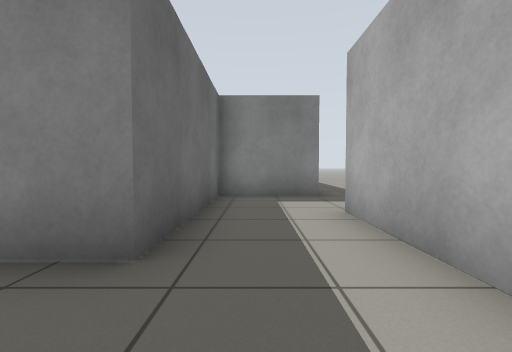
View 1 (above)

24 first-person views from a walk through a Gazebo world. The camera is 0.72 m above the floor, tilts 2° down and sees 90° across. The floor is counted in squares, 1 m on a side. Each view is taken from the middle of a square. On the plan, view 1 faces up. The plan holds only what a view shows up to about 9 squares ahead; the rest is blank.

View 2
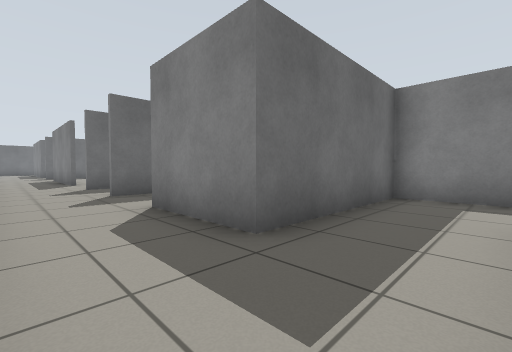

View 3
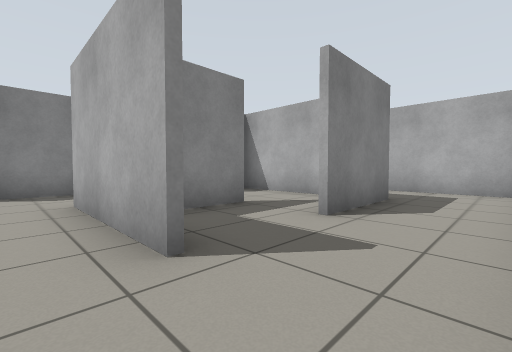

View 4
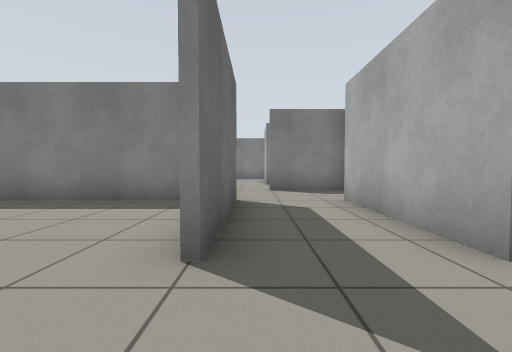

View 5
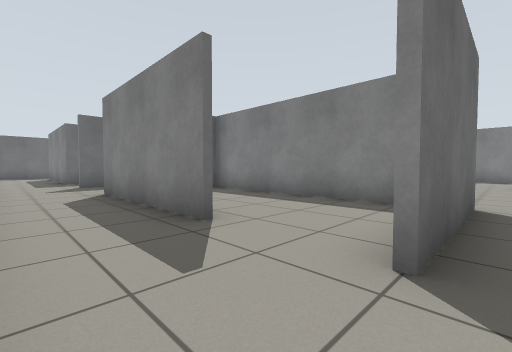

View 6
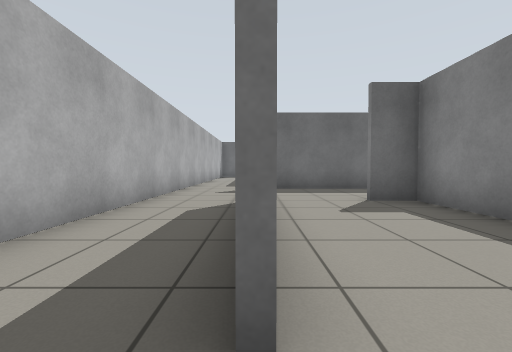

View 7
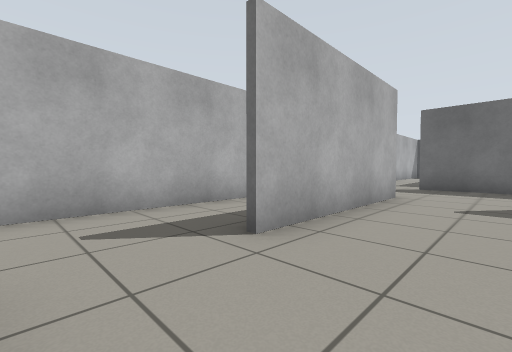

View 8
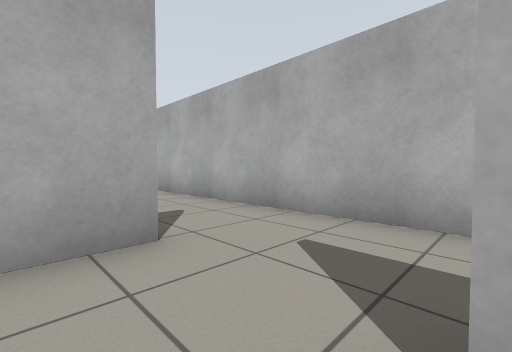

View 9
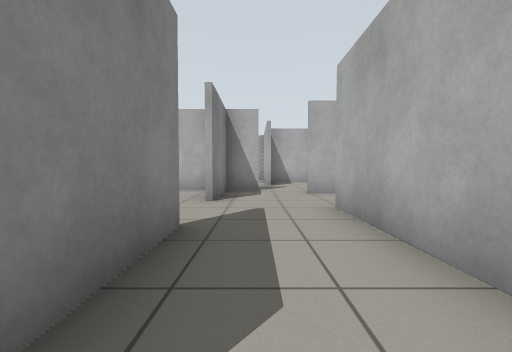

View 10
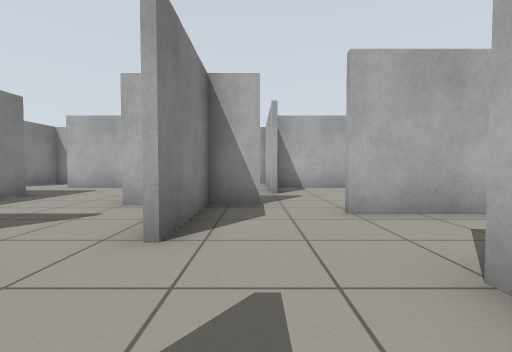

View 11
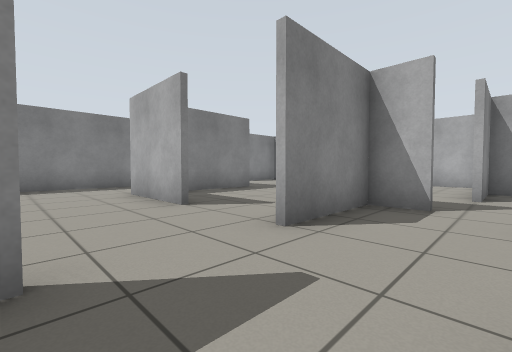

View 12
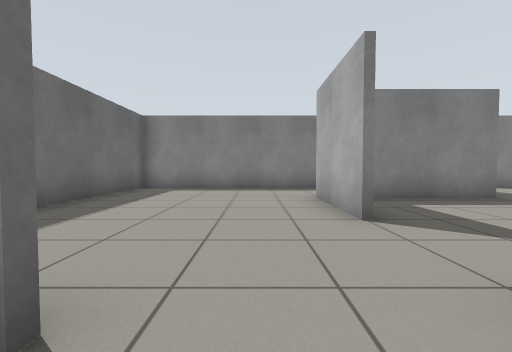

View 13
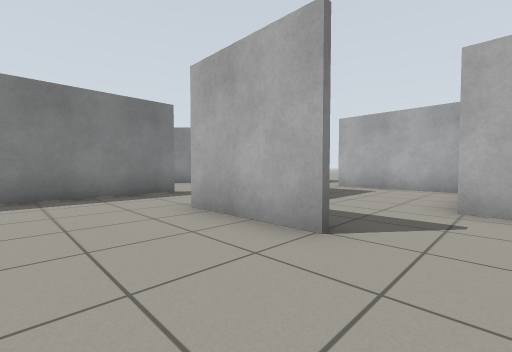

View 14
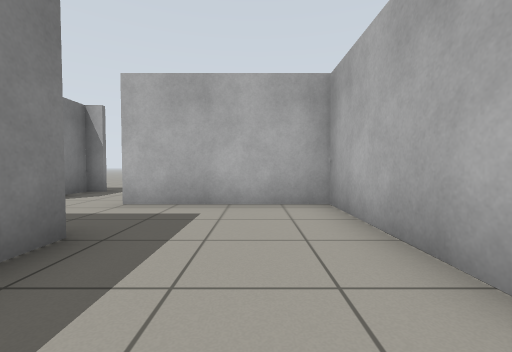

View 15
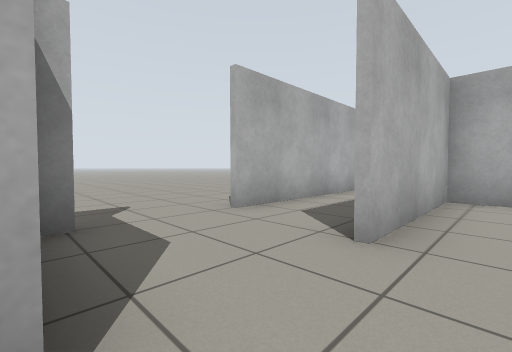

View 16
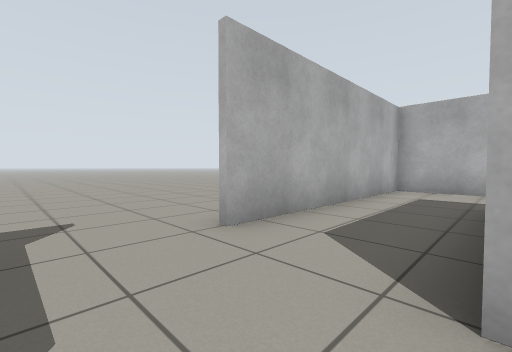

View 17
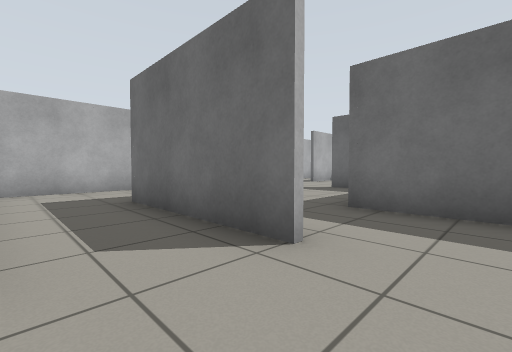

View 18
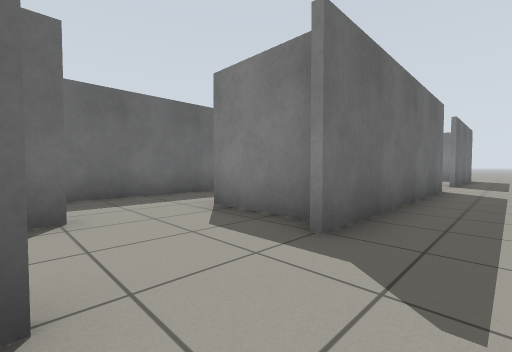

View 19
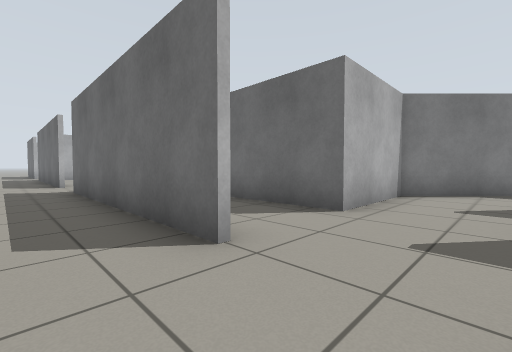

View 20
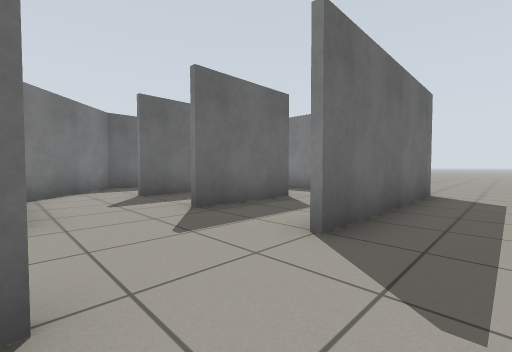

View 21
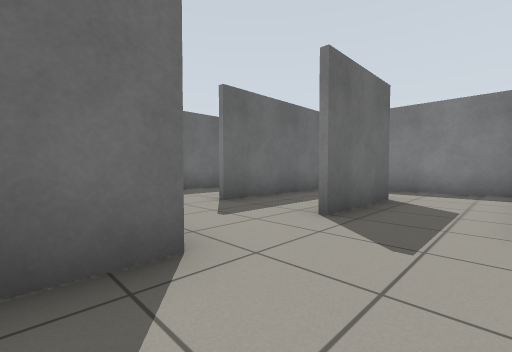

View 22
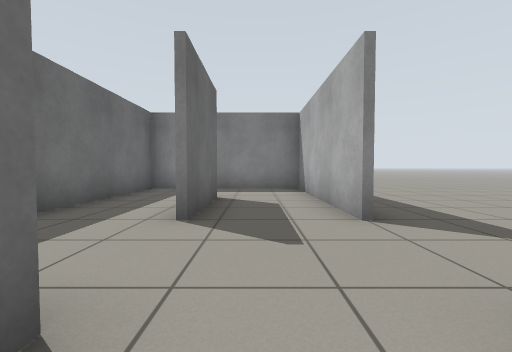

View 23
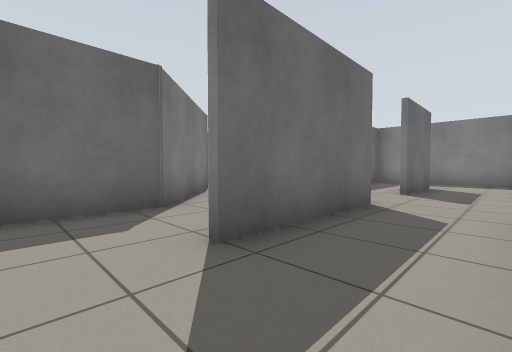

View 24
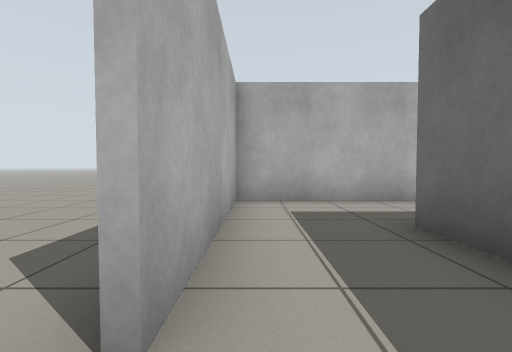

### Floor plan
Ten units are one square. View 1 is at (0, 0); x grows to the right and y downward. Boxes are objects, and circles mark ways between rooms. Rooms are numbered by the first view taken in them; rooms with no view inside come last. Other rooms are left out.
<svg viewBox="-195 -301 230 310">
<path fill="none" stroke="#000" d="M-59 -30 -59 -19M-66 4 14 4 14 -41M-9 -65 -9 -19 -36 -19M16 -64 -10 -64M-116 -56 -84 -56 -84 -19M-99 -79 -121 -79M-51 -69 -51 -79 -76 -79M-61 -19 -61 -56M-76 4 -66 4M-109 -19 -156 -19M-190 4 -76 4M-156 -21 -109 -21M-95 -54 -154 -54M-86 -19 -86 -31M-184 -58 -184 -19M-76 -104 -76 -131M-64 -159 -129 -159 -129 -115M-46 -96 -11 -96 -11 -136M-34 -129 -64 -129M-51 -85 -51 -96M-74 -111 -74 -106M-34 -166 -34 -129M-9 -136 -9 -94M-29 -66 14 -66 14 -131M14 -159 -11 -159M16 -131 16 -126M16 -221 16 -154M16 -296 16 -244M-9 -221 -9 -184M14 -244 14 -294 -15 -294M-9 -271 -9 -244M-40 -221 -9 -221M-15 -294 -34 -294 -34 -244M-11 -45 -11 -65M-10 -64 -31 -64M-34 -39 -49 -39M-11 -35 -11 -45"/>
<circle cx="-60" cy="-5" r="3" fill="#2a7"/>
<circle cx="20" cy="-50" r="3" fill="#2a7"/>
<circle cx="-45" cy="-20" r="3" fill="#2a7"/>
<circle cx="-80" cy="-5" r="3" fill="#2a7"/>
<circle cx="-85" cy="-80" r="3" fill="#2a7"/>
<circle cx="-55" cy="-60" r="3" fill="#2a7"/>
<circle cx="-165" cy="-20" r="3" fill="#2a7"/>
<circle cx="-95" cy="-20" r="3" fill="#2a7"/>
<circle cx="-70" cy="-95" r="3" fill="#2a7"/>
<circle cx="-20" cy="-130" r="3" fill="#2a7"/>
<circle cx="-10" cy="-145" r="3" fill="#2a7"/>
<circle cx="20" cy="-145" r="3" fill="#2a7"/>
<circle cx="-40" cy="-60" r="3" fill="#2a7"/>
<circle cx="20" cy="-235" r="3" fill="#2a7"/>
<circle cx="-10" cy="-235" r="3" fill="#2a7"/>
<circle cx="-10" cy="-280" r="3" fill="#2a7"/>
<circle cx="-25" cy="-40" r="3" fill="#2a7"/>
<text x="-20" y="-10">1</text>
<text x="-100" y="-60">2</text>
<text x="-130" y="-10">3</text>
<text x="-130" y="-40">4</text>
<text x="-100" y="-120">5</text>
<text x="-40" y="-110">6</text>
<text x="-20" y="-150">7</text>
<text x="0" y="-100">8</text>
<text x="20" y="-50">9</text>
<text x="0" y="-220">10</text>
<text x="-20" y="-250">11</text>
<text x="-40" y="-50">12</text>
<text x="-30" y="-30">13</text>
</svg>
Room 1 opens to room 2. Room 1 opens to room 9. Room 1 opens to room 13. Room 2 opens to room 3. Room 2 opens to room 5. Room 2 opens to room 12. Room 3 opens to room 4. Room 5 opens to room 6. Room 6 opens to room 7. Room 7 opens to room 8. Room 8 opens to room 9. Room 8 opens to room 12. Room 9 opens to room 10. Room 10 opens to room 11. Room 12 opens to room 13.

Where each view was taken, in squares from view 1:
view 1: 0 up, 0 right, facing up
view 2: 0 up, 1 right, facing up-left
view 3: 0 up, 7 left, facing up-right
view 4: 0 up, 8 left, facing up
view 5: 0 up, 8 left, facing up-left
view 6: 2 up, 10 left, facing left
view 7: 4 up, 9 left, facing down-left
view 8: 3 up, 11 left, facing down-right
view 9: 7 up, 13 left, facing right
view 10: 7 up, 10 left, facing right
view 11: 6 up, 10 left, facing up-right
view 12: 7 up, 9 left, facing up
view 13: 9 up, 10 left, facing up-right
view 14: 11 up, 6 left, facing right
view 15: 16 up, 2 left, facing down-right
view 16: 15 up, 1 left, facing down-right
view 17: 15 up, 1 right, facing down-left
view 18: 13 up, 3 right, facing up-left
view 19: 24 up, 3 right, facing down-left
view 20: 22 up, 3 right, facing up-left
view 21: 21 up, 1 right, facing up-left
view 22: 21 up, 0 right, facing up
view 23: 17 up, 1 right, facing up-left
view 24: 5 up, 1 right, facing down
